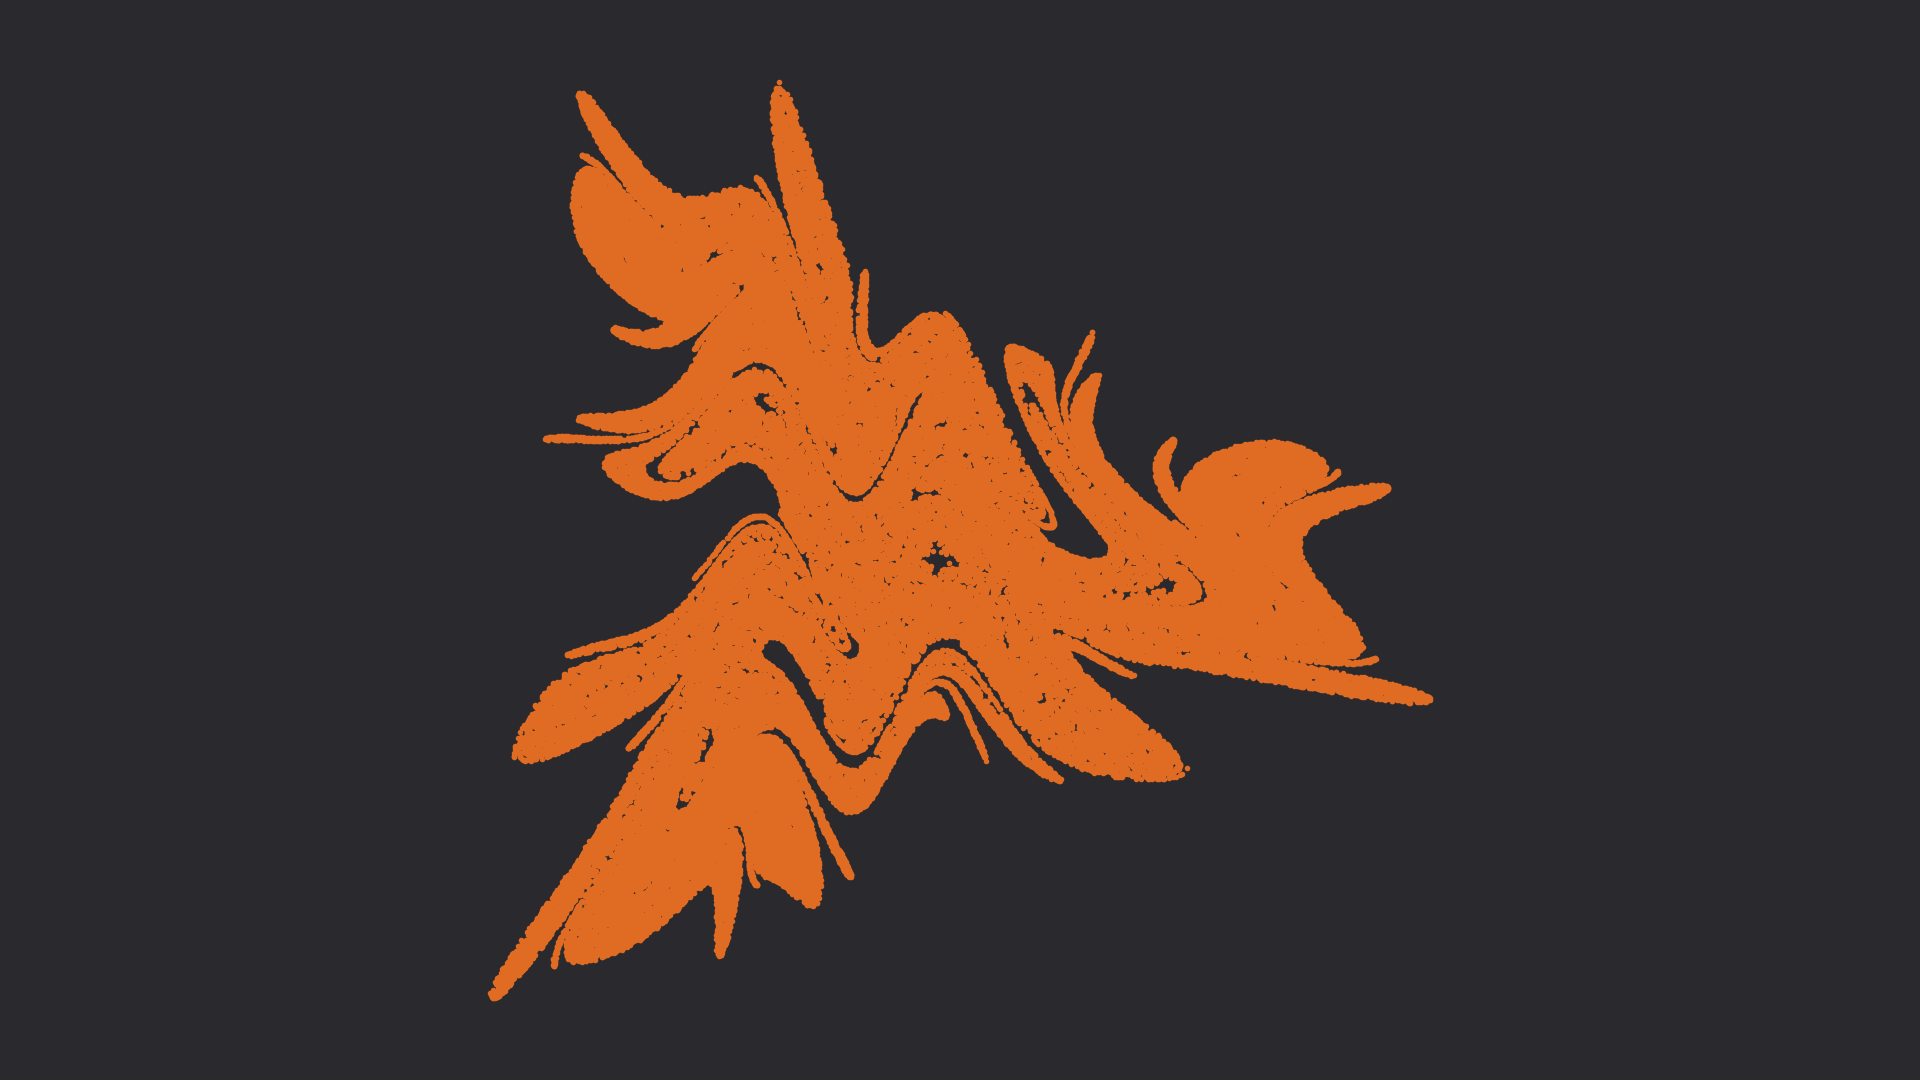

Python code for this plot:
from pathlib import Path

import numpy as np

from template_plt import plt


alpha: float = 0.0083
sigma: float = 0.1
mu: float = -0.38


def g1(x: np.ndarray) -> np.ndarray:
    return mu*x + 2.0*(1.0-mu)*x*x/(1.0+x*x)


def g2(x: np.ndarray) -> np.ndarray:
    return mu*x + (1.0-mu)*x*x*np.exp(0.25*(1.0-x*x))


def f2_g1(x: np.ndarray, y: np.ndarray) -> tuple[np.ndarray, np.ndarray]:
    nx: np.ndarray = y + alpha*y*(1.0-sigma*y*y) + g1(x)
    ny: np.ndarray = -x + g1(nx)
    return nx, ny


def f2_g2(x: np.ndarray, y: np.ndarray) -> tuple[np.ndarray, np.ndarray]:
    nx: np.ndarray = y + alpha*y*(1.0-sigma*y*y) + g2(x)
    ny: np.ndarray = -x + g2(nx)
    return nx, ny


def main() -> None:
    fp: Path = Path(__file__).resolve().with_suffix(".png")
    c0: str = "#29292E"
    c1: str = "#E06B22"
    x: np.ndarray
    y: np.ndarray
    rng: np.random.Generator = np.random.default_rng()
    x, y = rng.random((2, 100000))
    for i in range(200):
        x, y = f2_g2(x, y)
    fig: plt.Figure
    ax: plt.Axes
    fig, ax = plt.subplots()
    ax.plot(x, y, linestyle="", marker=".", color=c1)
    ax.axis("off")
    ax.set_aspect("equal")
    ax.set_facecolor(c0)
    fig.set_facecolor(c0)
    fig.tight_layout()
    fig.savefig(fp, facecolor=fig.get_facecolor())
    plt.cla()
    plt.clf()
    plt.close(fig)
    return None


if __name__ == "__main__":
    main()
